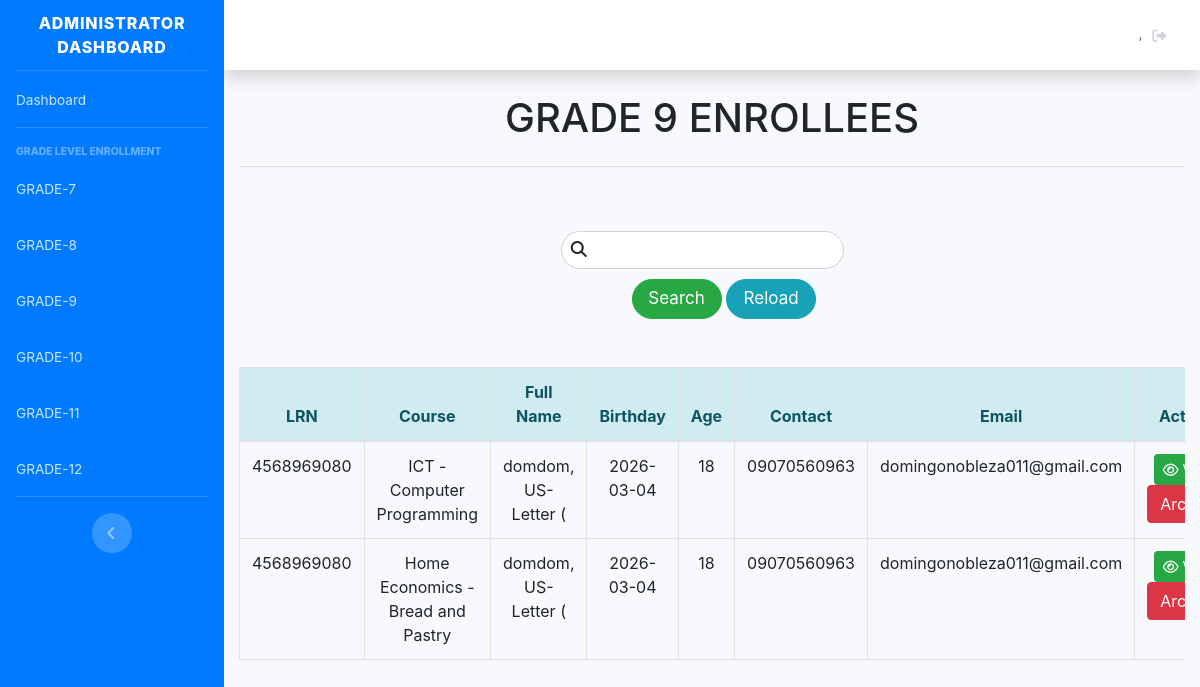
Screenshot of /admn_nine.php with the database file from the repository.
### tables this page shows
CREATE TABLE `tbl_nine` (
  `id_nine` int NOT NULL,
  `id_resident` int NOT NULL,
  `sy` varchar(50) NOT NULL,
  `lrn` varchar(50) NOT NULL,
  `course` varchar(100) NOT NULL,
  `lname` varchar(50) NOT NULL,
  `fname` varchar(255) NOT NULL,
  `mi` varchar(255) NOT NULL,
  `bdate` date NOT NULL,
  `sex` varchar(50) NOT NULL,
  `age` int NOT NULL,
  `contact` varchar(50) NOT NULL,
  `email` varchar(50) NOT NULL,
  `current_address` varchar(255) NOT NULL,
  `perm_address` varchar(255) NOT NULL,
  `ffname` varchar(255) NOT NULL,
  `flname` varchar(255) NOT NULL,
  `fmi` varchar(255) NOT NULL,
  `contact_f` varchar(100) NOT NULL,
  `mlname` varchar(255) NOT NULL,
  `mfname` varchar(255) NOT NULL,
  `mmi` varchar(255) NOT NULL,
  `contact_m` varchar(20) NOT NULL,
  `lglc` varchar(255) NOT NULL,
  `lsa` varchar(255) NOT NULL,
  `lysc` varchar(255) NOT NULL,
  `school_id` varchar(50) NOT NULL
);

### classes/main.class.php (called while the page is built, shortened)
<?php
class EUSEBIAClass {
    protected $server = "mysql:host=localhost;dbname=eusebia";
    protected $user = "root";
    protected $pass = "";
    protected $options = array(PDO::ATTR_ERRMODE => PDO::ERRMODE_EXCEPTION, PDO::ATTR_DEFAULT_FETCH_MODE => PDO::FETCH_ASSOC);
    public function openConn() {
        try {
            $this->con = new PDO($this->server, $this->user, $this->pass, $this->options);
            return $this->con;
        }
        catch(PDOException $e) {
            echo "Datbase Connection Error! ", $e->getMessage();
        }
    }
    public function view_nine(){
        $connection = $this->openConn();
        $stmt = $connection->prepare("SELECT * FROM tbl_nine");
        $stmt->execute();
        return $stmt->fetchAll();
    }
}
?>

### admn_nine_search.php (the view, shortened to what this page needs)
<?php
    require 'classes/conn.php';
    if(isset($_POST['search_nine'])){
        $keyword = $_POST['keyword'];
?>
<div class="table-responsive" style="width: 100%; overflow-x: auto;">
    <table class="table table-hover text-center table-bordered" style="min-width: 1000px;">
        <thead class="alert-info">
            <tr>
                <th> LRN </th>
                <th> Course </th>
                <th> Full Name </th>
                <th> Birthday</th>
                <th> Age </th>
                <th> Contact </th>
                <th> Email </th>
                <th> Actions</th>
            </tr>
        </thead>
        <tbody>
            <?php
                $stmnt = $conn->prepare("SELECT * FROM `tbl_nine` WHERE `lname` LIKE '%$keyword%' or `fname` LIKE '%$keyword%'
                or `id_resident` LIKE '%$keyword%' or `lrn` LIKE '%$keyword%'");
                $stmnt->execute();
                while($view = $stmnt->fetch()){
            ?>
                <tr>
                    <td> <?= $view['lrn'];?> </td>
                    <td> <?= $view['course'];?> </td>
                    <td> <?= $view['lname'];?>, <?= $view['fname'];?> <?= $view['mi'];?></td>
                    <td> <?= $view['bdate'];?> </td>
                    <td> <?= $view['age'];?> </td>
                    <td> <?= $view['contact'];?> </td>
                    <td> <?= $view['email'];?> </td>
                    <td>
                        <button type="button" class="btn btn-success btn-sm" data-toggle="modal" data-target="#viewModalSearch<?= $view['id_resident'] ?>">
                            <i class="fa fa-eye"></i> View
                        </button>
                        <form action="" method="post" style="display:inline;">
                            <input type="hidden" name="id_nine" value="<?= $view['id_nine'];?>">
                            <button class="btn btn-danger" type="submit" style="width: 90px; font-size: 17px; border-radius:30px;" name="delete_nine"> Archive </button>
                        </form>
                    </td>
                </tr>
                <div class="modal fade" id="viewModalSearch<?= $view['id_resident'] ?>" tabindex="-1" role="dialog" aria-hidden="true">
                    <div class="modal-dialog modal-md modal-dialog-centered" role="document">
                        <div class="modal-content">
                            <div class="modal-header bg-primary text-white">
                                <h5 class="modal-title">Student Profile: <?= $view['fname'] ?></h5>
                                <button type="button" class="close text-white" data-dismiss="modal">&times;</button>
                            </div>
                            <div class="modal-body text-left">
                                <p><strong>LRN:</strong> <?= $view['lrn'] ?></p>
                                <p><strong>Full Name:</strong> <?= $view['lname'] ?>, <?= $view['fname'] ?> <?= $view['mi'] ?></p>
                                <p><strong>Age:</strong> <?= $view['age'] ?></p>
                            </div>
                            <div class="modal-footer">
                                <button type="button" class="btn btn-secondary" data-dismiss="modal">Close</button>
                            </div>
                        </div>
                    </div>
                </div>
            <?php } ?>
        </tbody>
    </table>
</div>
<?php
    } else {
?>
<div class="table-responsive" style="width: 100%; overflow-x: auto;">
    <table class="table table-hover text-center table-bordered" style="min-width: 1000px;">
        <thead class="alert-info">
             <tr>
                <th> LRN </th>
                <th> Course </th>
                <th> Full Name </th>
                <th> Birthday</th>
                <th> Age </th>
                <th> Contact </th>
                <th> Email </th>
                <th> Actions</th>
            </tr>
        </thead>
        <tbody>
    <?php if(is_array($view)) { ?>
        <?php foreach($view as $row) { ?>
        <tr>
            <td> <?= $row['lrn'];?> </td>
            <td> <?= $row['course'];?> </td>
            <td> <?= $row['lname'];?>, <?= $row['fname'];?> <?= $row['mi'];?></td>
            <td> <?= $row['bdate'];?> </td>
            <td> <?= $row['age'];?> </td>
            <td> <?= $row['contact'];?> </td>
            <td> <?= $row['email'];?> </td>
            <td>
                <button type="button" class="btn btn-success btn-sm" data-toggle="modal" data-target="#viewModal<?= $row['id_resident'] ?>">
                    <i class="fa fa-eye"></i> View
                </button>
                <form action="" method="post" style="display:inline;">
                    <button class="btn btn-danger" type="submit" name="delete_nine"> Archive </button>
                </form>
            </td>
        </tr>
        <?php } ?>
    <?php } ?>
</tbody>
    </table>
</div>
<?php
    }
?>

### css/regiformstyle.css (style rules this page uses)
body { background-color:#fff !important; }

### rows the page displays
tbl_nine: lrn "4568969080", course "ICT - Computer Programming", lname "domdom", fname "US-Letter", mi "(", bdate "2026-03-04", age "18", contact "09070560963", email "domingonobleza011@gmail.com"
tbl_nine: lrn "4568969080", course "Home Economics - Bread and Pastry", lname "domdom", fname "US-Letter", mi "(", bdate "2026-03-04", age "18", contact "09070560963", email "domingonobleza011@gmail.com"
